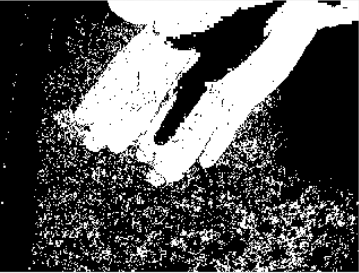
//> input picture OpenCVrunFromTerminal/foreground.png, 359 x 273 px
$ ./main   (built with g++ and OpenCV 4)
//> lines starting //> are read from the running program, lines starting //| are printed output that depends on the picture; after the words box and inside, x2 and y2 are one past the last pixel; in counts of white or black regions, pixels touching at a corner belong together
### OpenCVrunFromTerminal/headerfunction.h
using namespace std;
using namespace cv;

void findConnectedComponents (
    cv::Mat& mask,
    int poly1_hull0,
    float perimScale,
    vector<cv::Rect>& bbs,
    vector<cv::Point>& centers);

### OpenCVrunFromTerminal/main.cpp
#include <opencv2/core/core.hpp>
#include <opencv2/imgproc/imgproc.hpp>
#include <opencv2/highgui/highgui.hpp>
#include<iostream>
#include "headerfunction.h"
using namespace std;
using namespace cv;

#define DP_EPSILON_DENOMINATOR 20.0
#define CVCLOSE_ITR 1

int main(int argc, char *argv[])
{
    cv::Mat m_defaultMorphologyKernel;
    m_defaultMorphologyKernel=cv::getStructuringElement(cv::MORPH_RECT, cv::Size(3, 3));
    cv::Mat img, img_edge, labels, img_color, stats, m_oFGMask_PreFlood, m_oFGMask_FloodedHoles;

     img = imread("foreground.png", 1);
//> img is the input picture: 273 rows x 359 cols, CV_8UC3; min 0, max 255, mean 88.2
     cvtColor(img,img,CV_BGR2GRAY);
//> img: 273 rows x 359 cols, CV_8UC1

    if(img.empty())
       return -1;
    cv::threshold(img, img, 200, 255, cv::THRESH_BINARY);
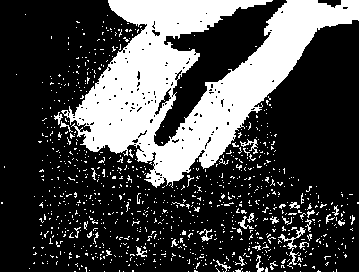
//> img: 273 rows x 359 cols, CV_8UC1; 28.1% white; 927 white regions (898 under 20 px), largest, box (x1, y1, x2, y2) and area: (61, 0, 359, 188) 22901, (0, 255, 359, 273) 526, (278, 227, 306, 269) 188
    vector<cv::Rect> bbs;
    vector<cv::Point> centers;
//    cv::morphologyEx(img, img, cv::MORPH_OPEN, cv::Mat(), cv::Point(-1,-1), CVCLOSE_ITR);
//    cv::morphologyEx(img, img, cv::MORPH_CLOSE, cv::Mat(), cv::Point(-1,-1), CVCLOSE_ITR);
    //cv::imshow("Thresholded Image ", img);

    cv::imshow("Gray Input Image ", img);

   // [4 lines of commented-out code are left out]
    cv::medianBlur(img,img,9);
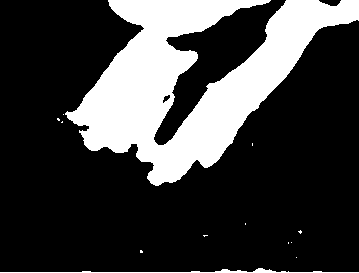
//> img: 273 rows x 359 cols, CV_8UC1; 24.6% white; 13 white regions (11 under 20 px), largest, box (x1, y1, x2, y2) and area: (65, 0, 359, 186) 23574, (0, 268, 359, 273) 498
    cv::imshow("Median After Eroded Image ", img);
     // [5 lines of commented-out code are left out]
    cv::Mat maskfloodholes;
    img.copyTo(maskfloodholes);

    cv::floodFill(maskfloodholes,cv::Point(0,0),UCHAR_MAX);
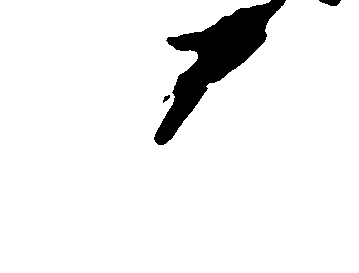
//> maskfloodholes: 273 rows x 359 cols, CV_8UC1; 93.7% white; 3 black regions, box (x1, y1, x2, y2) and area: (154, 0, 286, 145) 6038, (319, 0, 341, 6) 91, (163, 95, 170, 103) 29
    cv::bitwise_not(maskfloodholes,maskfloodholes);
    cv::bitwise_or(img,maskfloodholes,img);
    //cv::morphologyEx(img,img,cv::MORPH_CLOSE, (3,3));
    cv::medianBlur(img,img,9);
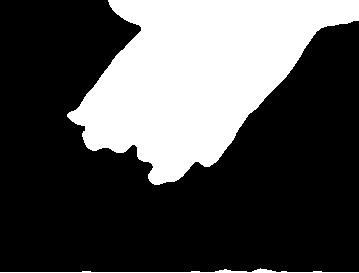
//> img: 273 rows x 359 cols, CV_8UC1; 30.8% white; 2 white regions, box (x1, y1, x2, y2) and area: (67, 0, 359, 185) 29728, (0, 268, 359, 273) 492
    //dilate( img, img, m_defaultMorphologyKernel);
    cv::imshow("Processed Image ", img);


// [54 lines of commented-out code are left out]
    waitKey(0);
    return 0;
}

$ run again, with OpenCVrunFromTerminal/FillHoles.png copied over OpenCVrunFromTerminal/foreground.png
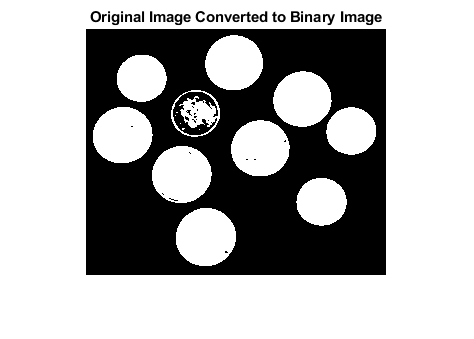
//> input picture OpenCVrunFromTerminal/FillHoles.png, 474 x 339 px
//> img is the input picture: 339 rows x 474 cols, CV_8UC3; min 0, max 255, mean 171.3
//> `cv::medianBlur(img,img,9);`:
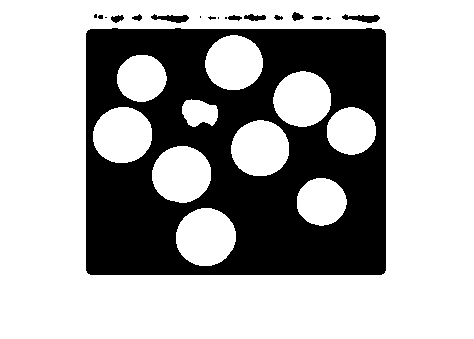
//> img: 339 rows x 474 cols, CV_8UC1; 67.2% white; 18 black regions (8 under 20 px), largest, box (x1, y1, x2, y2) and area: (86, 28, 386, 275) 51908, (151, 14, 189, 23) 194, (342, 14, 380, 23) 194

$ run again, with OpenCVrunFromTerminal/cHKTKuF.png copied over OpenCVrunFromTerminal/foreground.png
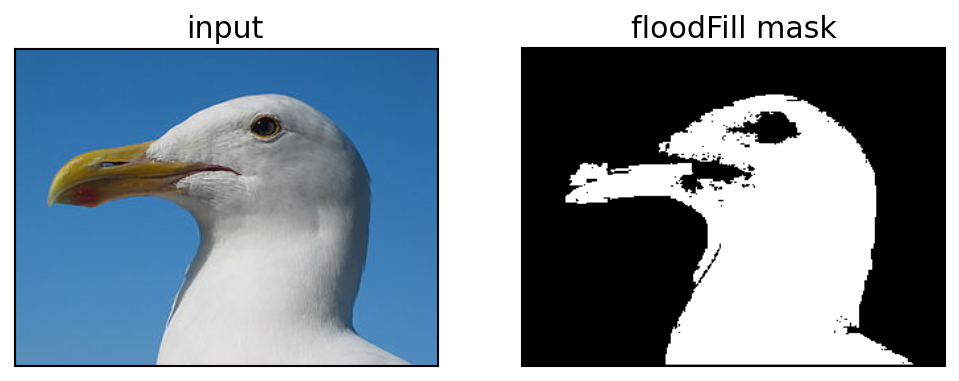
//> input picture OpenCVrunFromTerminal/cHKTKuF.png, 959 x 381 px
//> img is the input picture: 381 rows x 959 cols, CV_8UC3; mean B, G, R 157.7, 146.3, 132.8
//> `cv::threshold(img, img, 200, 255, cv::THRESH_BINARY);`:
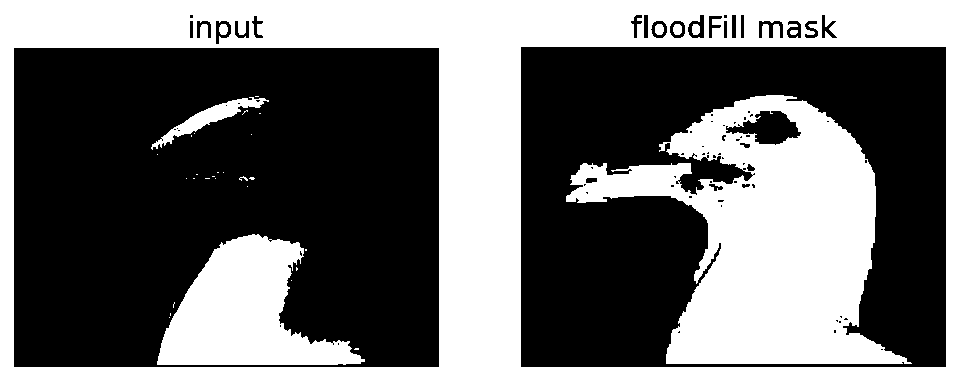
//> img: 381 rows x 959 cols, CV_8UC1; 42.3% white; 34 white regions (24 under 20 px), largest, box (x1, y1, x2, y2) and area: (0, 0, 959, 381) 91254, (566, 95, 912, 364) 46628, (157, 234, 365, 365) 14975
//> `cv::medianBlur(img,img,9);`:
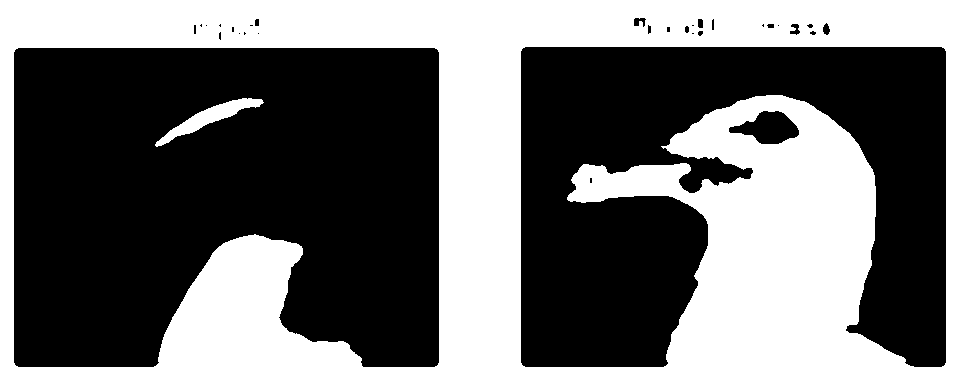
//> img: 381 rows x 959 cols, CV_8UC1; 43.2% white; 2 white regions, box (x1, y1, x2, y2) and area: (0, 0, 959, 381) 156479, (155, 98, 264, 147) 1327
